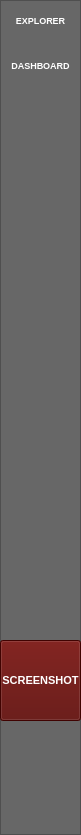
   <widget class="QFrame" name="frame_menu">
    <property name="geometry">
     <rect>
      <x>0</x>
      <y>80</y>
      <width>81</width>
      <height>835</height>
     </rect>
    </property>
    <property name="maximumSize">
     <size>
      <width>16777215</width>
      <height>16777215</height>
     </size>
    </property>
    <property name="layoutDirection">
     <enum>Qt::LeftToRight</enum>
    </property>
    <property name="autoFillBackground">
     <bool>false</bool>
    </property>
    <property name="styleSheet">
     <string notr="true">background-color: rgb(103, 103, 103);</string>
    </property>
    <property name="frameShape">
     <enum>QFrame::StyledPanel</enum>
    </property>
    <property name="frameShadow">
     <enum>QFrame::Raised</enum>
    </property>
    <widget class="QPushButton" name="Explorer_button">
     <property name="geometry">
      <rect>
       <x>0</x>
       <y>0</y>
       <width>81</width>
       <height>41</height>
      </rect>
     </property>
     <property name="font">
      <font>
       <pointsize>7</pointsize>
       <weight>75</weight>
       <bold>true</bold>
      </font>
     </property>
     <property name="autoFillBackground">
      <bool>false</bool>
     </property>
     <property name="styleSheet">
      <string notr="true">QPushButton{
	color: rgb(255, 255, 255);
	background-color: rgb(103, 103, 103);
}

QPushButton:hover{
	background-color: rgb(77, 121, 140);
}</string>
     </property>
     <property name="text">
      <string>EXPLORER</string>
     </property>
     <property name="flat">
      <bool>true</bool>
     </property>
    </widget>
    <widget class="QPushButton" name="Dash_button">
     <property name="geometry">
      <rect>
       <x>0</x>
       <y>50</y>
       <width>81</width>
       <height>31</height>
      </rect>
     </property>
     <property name="font">
      <font>
       <pointsize>7</pointsize>
       <weight>75</weight>
       <bold>true</bold>
      </font>
     </property>
     <property name="styleSheet">
      <string notr="true">QPushButton{
	color: rgb(255, 255, 255);
	background-color: rgb(103, 103, 103);
}

QPushButton:hover{
	background-color: rgb(77, 121, 140);
}</string>
     </property>
     <property name="text">
      <string>DASHBOARD</string>
     </property>
     <property name="flat">
      <bool>true</bool>
     </property>
    </widget>
    <widget class="QPushButton" name="screenshot_button">
     <property name="geometry">
      <rect>
       <x>0</x>
       <y>640</y>
       <width>81</width>
       <height>81</height>
      </rect>
     </property>
     <property name="font">
      <font>
       <pointsize>8</pointsize>
       <weight>75</weight>
       <bold>true</bold>
      </font>
     </property>
     <property name="styleSheet">
      <string notr="true">background-color: rgb(89, 4, 1);
color: rgb(255, 255, 255);</string>
     </property>
     <property name="text">
      <string>SCREENSHOT</string>
     </property>
    </widget>
   </widget>
